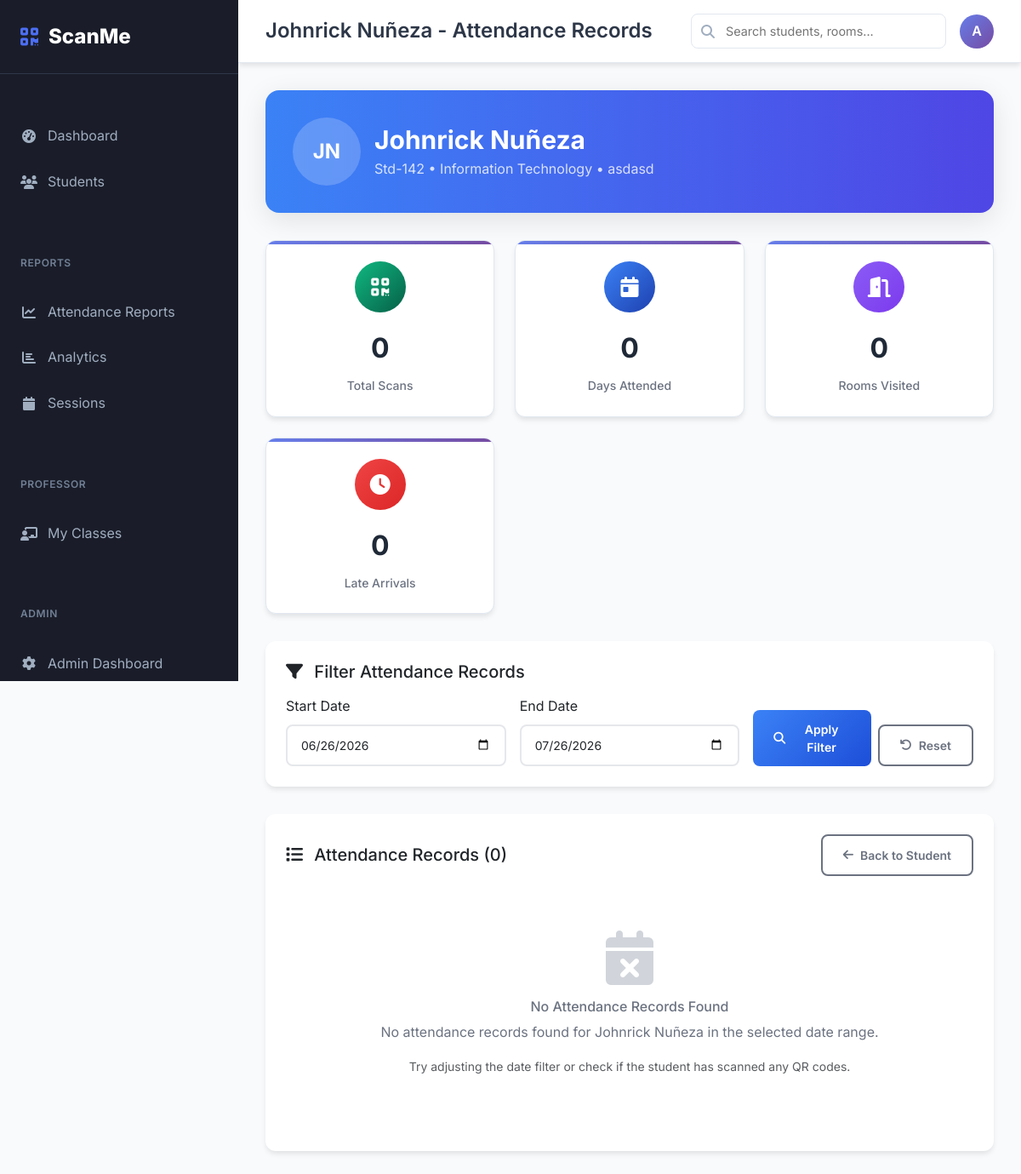
Page /attendance/student/1 (signed in) on the committed database.
### app/models/student_model.py (models this page shows, shortened)
class Student(db.Model):
    __tablename__ = 'students'
    id = db.Column(db.Integer, primary_key=True)
    student_no = db.Column(db.String(20), unique=True, nullable=False, index=True)
    first_name = db.Column(db.String(50), nullable=False)
    last_name = db.Column(db.String(50), nullable=False)
    email = db.Column(db.String(120), unique=True, nullable=False, index=True)
    department = db.Column(db.String(100), nullable=False)
    section = db.Column(db.String(20), nullable=False)
    year_level = db.Column(db.Integer, nullable=False)
    qr_code_data = db.Column(db.Text, nullable=False)  # Unique QR data
    qr_code_path = db.Column(db.String(255))  # Path to QR code image
    is_active = db.Column(db.Boolean, default=True, nullable=False)
    created_at = db.Column(db.DateTime, default=datetime.utcnow)
    updated_at = db.Column(db.DateTime, default=datetime.utcnow, onupdate=datetime.utcnow)
    attendance_records = db.relationship('AttendanceRecord', backref='student', lazy=True, cascade='all, delete-orphan')
    def get_full_name(self):
        return f"{self.first_name} {self.last_name}"
    def get_attendance_stats(self, start_date=None, end_date=None):
        from app.models.attendance_model import AttendanceRecord
        query = AttendanceRecord.query.filter(AttendanceRecord.student_id == self.id)
        if start_date:
            query = query.filter(AttendanceRecord.scan_time >= start_date)
        if end_date:
            query = query.filter(AttendanceRecord.scan_time <= end_date)
        records = query.all()
        return {
            'total_scans': len(records),
            'unique_days': len(set(record.scan_time.date() for record in records)),
            'rooms_visited': len(set(record.room_id for record in records)),
            'late_arrivals': len([r for r in records if r.is_late]),
            'recent_activity': sorted(records, key=lambda x: x.scan_time, reverse=True)[:10]
        }

### app/models/user_model.py (models this page shows, shortened)
class User(UserMixin, db.Model):
    __tablename__ = 'users'
    id = db.Column(db.Integer, primary_key=True)
    username = db.Column(db.String(80), unique=True, nullable=False, index=True)
    email = db.Column(db.String(120), unique=True, nullable=False, index=True)
    password = db.Column(db.String(255), nullable=False)
    role = db.Column(db.String(20), nullable=False, default='student')  # admin, student, professor
    is_active = db.Column(db.Boolean, default=True, nullable=False)
    avatar_url = db.Column(db.String(255), nullable=True)
    created_at = db.Column(db.DateTime, default=datetime.utcnow)
    last_login = db.Column(db.DateTime)
    attendance_records = db.relationship('AttendanceRecord', backref='scanned_by_user', lazy=True,
                                       foreign_keys='AttendanceRecord.scanned_by')
    time_in_records = db.relationship('AttendanceRecord', backref='time_in_scanned_by_user', lazy=True,
                                    foreign_keys='AttendanceRecord.time_in_scanned_by')
    time_out_records = db.relationship('AttendanceRecord', backref='time_out_scanned_by_user', lazy=True,
                                     foreign_keys='AttendanceRecord.time_out_scanned_by')
    def is_admin(self):
        return self.role == 'admin'
    def is_professor(self):
        return self.role == 'professor'
    def can_manage_students(self):
        return self.role in ['admin', 'professor']
    def can_view_reports(self):
        return self.role in ['admin', 'professor']
    def get_display_name(self):
        return self.username.title()

### app/routes/attendance_routes.py (the view)
@attendance_bp.route('/student/<int:student_id>')
@login_required
@requires_professor_or_admin
def view_student_attendance(student_id):
    try:
        from app.models.student_model import Student
        student = Student.query.get_or_404(student_id)
        end_date = request.args.get('end_date', date.today().isoformat())
        start_date = request.args.get('start_date', (date.today() - timedelta(days=30)).isoformat())
        try:
            start_date_obj = datetime.strptime(start_date, '%Y-%m-%d').date()
            end_date_obj = datetime.strptime(end_date, '%Y-%m-%d').date()
        except ValueError:
            start_date_obj = date.today() - timedelta(days=30)
            end_date_obj = date.today()
            start_date = start_date_obj.isoformat()
            end_date = end_date_obj.isoformat()
        records = AttendanceRecord.query.filter(
            AttendanceRecord.student_id == student_id,
            db.func.date(AttendanceRecord.scan_time) >= start_date_obj,
            db.func.date(AttendanceRecord.scan_time) <= end_date_obj
        ).order_by(AttendanceRecord.scan_time.desc()).all()
        attendance_stats = student.get_attendance_stats(
            datetime.combine(start_date_obj, datetime.min.time()),
            datetime.combine(end_date_obj, datetime.max.time())
        )
        modal = request.args.get('modal') == '1'
        parent_template = 'modal_base.html' if modal else 'dashboard_base.html'
        return render_template('attendance/student_attendance.html',
                             student=student,
                             records=records,
                             attendance_stats=attendance_stats,
                             start_date=start_date,
                             end_date=end_date,
                             parent_template=parent_template,
                             modal=modal)
    except Exception as e:
        flash(f'Error loading student attendance: {str(e)}', 'error')
        return redirect(url_for('students.view_student', id=student_id))

### app/templates/attendance/student_attendance.html (shortened to what this page needs)
{% extends parent_template|default("dashboard_base.html") %}
{% block page_title %}{{ student.get_full_name() }} - Attendance Records{% endblock %}
{% block content %}
<div class="student-header tw-bg-gradient-to-r tw-from-blue-500 tw-to-indigo-600 tw-text-white tw-p-6 md:tw-p-8 tw-rounded-t-2xl">
    <div class="student-info tw-flex tw-flex-col md:tw-flex-row tw-items-center tw-gap-4">
        <div class="student-avatar tw-w-20 tw-h-20 tw-flex tw-items-center tw-justify-center tw-rounded-full tw-text-2xl tw-font-bold tw-bg-white/20 tw-backdrop-blur tw-border tw-border-white/30">
            {{ student.first_name[0] }}{{ student.last_name[0] }}
        </div>
        <div class="tw-text-center md:tw-text-left">
            <h1 class="tw-text-2xl md:tw-text-3xl tw-font-bold tw-mb-1">{{ student.get_full_name() }}</h1>
            <p class="tw-mb-0 tw-text-white/80 tw-text-sm md:tw-text-base">{{ student.student_no }} • {{ student.department }} • {{ student.section }}</p>
        </div>
    </div>
</div>
<div class="stats-grid">
    <div class="stat-card">
        <div class="stat-icon scans">
            <i class="fas fa-qrcode"></i>
        </div>
        <div class="stat-value">{{ attendance_stats.total_scans }}</div>
        <div class="stat-label">Total Scans</div>
    </div>
    <div class="stat-card">
        <div class="stat-icon days">
            <i class="fas fa-calendar-day"></i>
        </div>
        <div class="stat-value">{{ attendance_stats.unique_days }}</div>
        <div class="stat-label">Days Attended</div>
    </div>
    <div class="stat-card">
        <div class="stat-icon rooms">
            <i class="fas fa-door-open"></i>
        </div>
        <div class="stat-value">{{ attendance_stats.rooms_visited }}</div>
        <div class="stat-label">Rooms Visited</div>
    </div>
    <div class="stat-card">
        <div class="stat-icon late">
            <i class="fas fa-clock"></i>
        </div>
        <div class="stat-value">{{ attendance_stats.late_arrivals }}</div>
        <div class="stat-label">Late Arrivals</div>
    </div>
</div>
<div class="filter-section">
    <h5 class="mb-3">
        <i class="fas fa-filter me-2"></i>
        Filter Attendance Records
    </h5>
    <form method="GET" class="row g-3">
        <div class="col-md-4">
            <label for="start_date" class="form-label">Start Date</label>
            <input type="date" class="form-control" id="start_date" name="start_date" value="{{ start_date }}">
        </div>
        <div class="col-md-4">
            <label for="end_date" class="form-label">End Date</label>
            <input type="date" class="form-control" id="end_date" name="end_date" value="{{ end_date }}">
        </div>
        <div class="col-md-4 d-flex align-items-end">
            <button type="submit" class="btn btn-primary me-2">
                <i class="fas fa-search"></i>
                Apply Filter
            </button>
            <a href="{{ url_for('attendance.view_student_attendance', student_id=student.id) }}" class="btn btn-outline-secondary">
                <i class="fas fa-undo"></i>
                Reset
            </a>
        </div>
    </form>
</div>
<div class="records-section">
    <div class="d-flex justify-content-between align-items-center mb-3">
        <h5 class="mb-0">
            <i class="fas fa-list me-2"></i>
            Attendance Records ({{ records|length }})
        </h5>
        <a href="{{ url_for('students.view_student', id=student.id) }}" class="btn btn-outline-secondary">
            <i class="fas fa-arrow-left"></i>
            Back to Student
        </a>
    </div>
    {% if records %}
        {% for record in records %}
        <div class="record-item">
            <div class="record-header">
                <div class="record-time">
                    {{ record.scan_time.strftime('%B %d, %Y at %I:%M %p') }}
                </div>
                <div>
                    <span class="record-status status-{{ record.get_status() }}">
                        {% if record.get_status() == 'in_room' %}
                            <i class="fas fa-sign-in-alt me-1"></i>
                            In Room
                        {% elif record.get_status() == 'timed_out' %}
                            <i class="fas fa-sign-out-alt me-1"></i>
                            Timed Out
                        {% else %}
                            <i class="fas fa-question me-1"></i>
                            {{ record.get_status().title() }}
                        {% endif %}
                    </span>
                    {% if record.is_late %}
                        <span class="record-status status-late ms-1">
                            <i class="fas fa-exclamation-triangle me-1"></i>
                            Late
                        </span>
                    {% endif %}
                </div>
            </div>
            <div class="record-details">
                <div><strong>Room:</strong> {{ record.room.get_full_name() if record.room else 'Unknown' }}</div>
                <div><strong>Time In:</strong> {{ record.time_in.strftime('%I:%M %p') if record.time_in else 'N/A' }}</div>
                <div><strong>Time Out:</strong> {{ record.time_out.strftime('%I:%M %p') if record.time_out else 'Still in room' }}</div>
                <div><strong>Duration:</strong> {{ record.get_duration() }} minutes</div>
                {% if record.time_in_scanned_by_user %}
                <div><strong>Scanned By:</strong> {{ record.time_in_scanned_by_user.username }}</div>
                {% endif %}
                {% if record.notes %}
                <div class="col-span-full"><strong>Notes:</strong> {{ record.notes }}</div>
                {% endif %}
            </div>
        </div>
        {% endfor %}
    {% else %}
        <div class="empty-state">
            <i class="fas fa-calendar-times"></i>
            <h6>No Attendance Records Found</h6>
            <p>No attendance records found for {{ student.get_full_name() }} in the selected date range.</p>
            <p class="small text-muted">Try adjusting the date filter or check if the student has scanned any QR codes.</p>
        </div>
    {% endif %}
</div>
{% endblock %}

### app/templates/dashboard_base.html (shortened to what this page needs)
<!DOCTYPE html>
<html lang="en">
<head>
    <link href="https://cdn.jsdelivr.net/npm/bootstrap@5.3.3/dist/css/bootstrap.min.css" rel="stylesheet">
    <script src="https://cdn.tailwindcss.com"></script>
    <link rel="stylesheet" href="https://cdnjs.cloudflare.com/ajax/libs/font-awesome/6.6.0/css/all.min.css">
</head>
<body>
    <nav class="sidebar" id="sidebar">
        <a href="{{ url_for('main.index') }}" class="sidebar-brand">
            <i class="fas fa-qrcode"></i>
            ScanMe
        </a>
        <div class="nav-group">
            <ul class="sidebar-nav">
                <li class="nav-item">
                    <a href="{{ url_for('main.dashboard') }}" class="nav-link {{ 'active' if request.endpoint == 'main.dashboard' }}">
                        <i class="fas fa-tachometer-alt"></i>
                        Dashboard
                    </a>
                </li>
                {% if current_user.can_manage_students() %}
                <li class="nav-item">
                    <a href="{{ url_for('students.list_students') }}" class="nav-link {{ 'active' if 'students' in request.endpoint }}">
                        <i class="fas fa-users"></i>
                        Students
                    </a>
                </li>
                {% endif %}
            </ul>
        </div>
        {% if current_user.can_view_reports() %}
        <div class="nav-group">
            <div class="nav-group-title">Reports</div>
            <ul class="sidebar-nav">
                <li class="nav-item">
                    <a href="{{ url_for('attendance.reports') }}" class="nav-link {{ 'active' if request.endpoint == 'attendance.reports' }}">
                        <i class="fas fa-chart-line"></i>
                        Attendance Reports
                    </a>
                </li>
                <li class="nav-item">
                    <a href="{{ url_for('attendance.analytics') }}" class="nav-link {{ 'active' if request.endpoint == 'attendance.analytics' }}">
                        <i class="fas fa-chart-bar"></i>
                        Analytics
                    </a>
                </li>
                <li class="nav-item">
                    <a href="{{ url_for('attendance.manage_sessions') }}" class="nav-link {{ 'active' if request.endpoint == 'attendance.manage_sessions' }}">
                        <i class="fas fa-calendar"></i>
                        Sessions
                    </a>
                </li>
            </ul>
        </div>
        {% endif %}
        {% if current_user.is_professor() or current_user.is_admin() %}
        <div class="nav-group">
            <div class="nav-group-title">Professor</div>
            <ul class="sidebar-nav">
                <li class="nav-item">
                    <a href="{{ url_for('professor.dashboard') }}" class="nav-link {{ 'active' if request.endpoint == 'professor.dashboard' }}">
                        <i class="fas fa-chalkboard-teacher"></i>
                        My Classes
                    </a>
                </li>
            </ul>
        </div>
        {% endif %}
        {% if current_user.is_admin() %}
        <div class="nav-group">
            <div class="nav-group-title">Admin</div>
            <ul class="sidebar-nav">
                <li class="nav-item">
                    <a href="{{ url_for('admin.dashboard') }}" class="nav-link {{ 'active' if request.endpoint == 'admin.dashboard' }}">
                        <i class="fas fa-cog"></i>
                        Admin Dashboard
                    </a>
                </li>
            </ul>
        </div>
        {% endif %}
    </nav>
    <main class="main-content">
        <header class="topbar">
            <div class="d-flex align-items-center">
                <h1 class="page-title">{% block page_title %}Dashboard{% endblock %}</h1>
            </div>
            <div class="topbar-actions">
                <div class="search-box">
                    <i class="fas fa-search"></i>
                    <input type="text" placeholder="Search students, rooms..." id="globalSearch">
                </div>
                <div class="user-dropdown dropdown">
                    <div class="user-avatar" data-bs-toggle="dropdown" aria-expanded="false">
                        {{ current_user.username[0].upper() }}
                    </div>
                </div>
            </div>
        </header>
        <div class="content-area">
            {% block content %}{% endblock %}
        </div>
    </main>
</body>
</html>

### rows in the picture
Student: get_full_name "Johnrick Nuñeza", first_name "J", last_name "N", student_no "Std-142", department "Information Technology", section "asdasd"
User: username "A"

### other values in the picture
{{ attendance_stats.total_scans }} "0"
{{ attendance_stats.unique_days }} "0"
{{ attendance_stats.rooms_visited }} "0"
{{ attendance_stats.late_arrivals }} "0"
{{ records|length }} "0"
